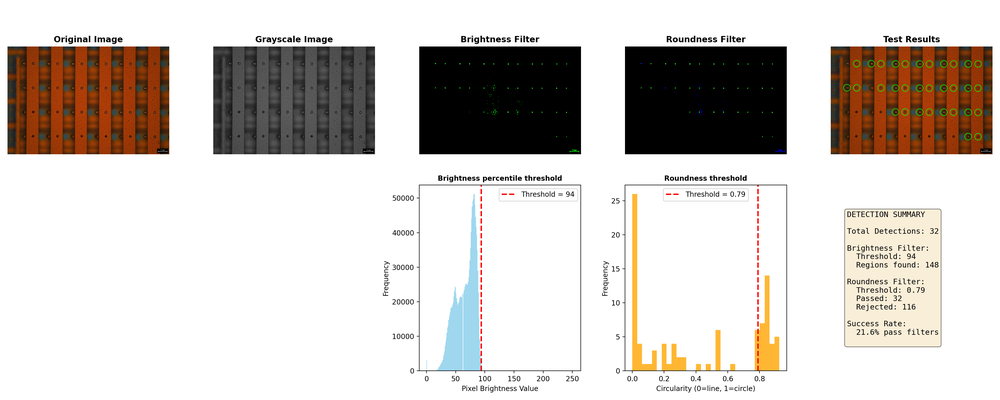
#> input picture img/analysis_example.png, 1000 x 400 px, shrunk from 4000 x 1600 before the run; its folder holds only this picture in this run
$ python etch_detection.py --input img
#> lines starting #> are read from the running program, lines starting #| are printed output that depends on the picture
import argparse
from pathlib import Path

import cv2
import matplotlib.pyplot as plt
import numpy as np


def load_image(image_path: Path):
    img = cv2.imread(str(image_path))
    if img is None:
        raise ValueError(f"Could not read image: {image_path}")
    gray = cv2.cvtColor(img, cv2.COLOR_BGR2GRAY)
    return img, gray


def detect_etchings(image_path: Path, brightness_percentile: float, circularity_threshold: float):
    img, gray = load_image(image_path)

    # brightness threshold determination
    hist = cv2.calcHist([gray], [0], None, [256], [0, 256]).flatten()
    cdf = np.cumsum(hist) / np.sum(hist)
    threshold_idx = np.searchsorted(cdf, brightness_percentile)
    brightness_threshold = int(threshold_idx)

    # apply brightness threshold and find contours
    binary_brightness = cv2.threshold(gray, brightness_threshold, 255, cv2.THRESH_BINARY)[1]
    contours_bright, _ = cv2.findContours(
        binary_brightness, cv2.RETR_EXTERNAL, cv2.CHAIN_APPROX_SIMPLE
    )

    # compute circularity values for all bright contours
    circular_etchings = []
    circularity_values = []
    for cnt in contours_bright:
        area = cv2.contourArea(cnt)
        perimeter = cv2.arcLength(cnt, True)
        if perimeter == 0:
            continue
        circularity = 4 * np.pi * area / (perimeter ** 2)
        circularity_values.append(circularity)
        if circularity > circularity_threshold:
            circular_etchings.append({
                "contour": cnt,
                "circularity": circularity,
                "area": area,
            })

    # also build filter images that will be useful later
    img_brightness_filter = cv2.cvtColor(binary_brightness, cv2.COLOR_GRAY2BGR)
    cv2.drawContours(img_brightness_filter, contours_bright, -1, (0, 255, 0), 2)

    img_roundness_filter = cv2.cvtColor(binary_brightness, cv2.COLOR_GRAY2BGR)
    # draw all bright contours in red so they are visible on dark background
    cv2.drawContours(img_roundness_filter, contours_bright, -1, (0, 0, 255), 2)
    # overlay circular detections in green
    for etch in circular_etchings:
        cv2.drawContours(img_roundness_filter, [etch["contour"]], -1, (0, 255, 0), 2)

    return {
        "image_path": image_path,
        "img": img,
        "gray": gray,
        "hist": hist,
        "cdf": cdf,
        "brightness_threshold": brightness_threshold,
        "binary_brightness": binary_brightness,
        "contours_bright": contours_bright,
        "circular_etchings": circular_etchings,
        "circularity_values": circularity_values,
        "circularity_threshold": circularity_threshold,
        "brightness_percentile": brightness_percentile,
        "img_brightness_filter": img_brightness_filter,
        "img_roundness_filter": img_roundness_filter,
    }


def create_test_results_image(image_path: Path = None, brightness_percentile: float = None, circularity_threshold: float = None, data: dict = None):
    """Return an image with circles drawn at detected etchings and the data dict.

    Either ``data`` may be provided directly (preferred when already computed),
    or ``image_path`` along with the thresholds are required and ``data`` will
    be computed internally.
    """
    if data is None:
        if image_path is None:
            raise ValueError("Either data or image_path must be supplied")
        data = detect_etchings(image_path, brightness_percentile, circularity_threshold)
    img_results = data["img"].copy()

    for etch in data["circular_etchings"]:
        M = cv2.moments(etch["contour"])
        if M["m00"] != 0:
            cx = int(M["m10"] / M["m00"])
            cy = int(M["m01"] / M["m00"])
            cv2.circle(img_results, (cx, cy), 32, (0, 255, 0), 4)

    return img_results, data


def create_analysis_report_image(data, show_success_rate: bool = True):
    """Build a composite figure summarizing the detection pipeline.

    Parameters
    ----------
    data : dict
        The dictionary returned by :func:`detect_etchings`.
    show_success_rate : bool
        If False, the "Success Rate" line is omitted from the DETECTION SUMMARY
        text (used when generating the final analysis image requested by the user).
    """
    fig, axes = plt.subplots(2, 5, figsize=(20, 8))

    axes[0, 0].imshow(cv2.cvtColor(data["img"], cv2.COLOR_BGR2RGB))
    axes[0, 0].set_title("Original Image", fontsize=12, fontweight="bold")
    axes[0, 0].axis("off")

    axes[0, 1].imshow(data["gray"], cmap="gray")
    axes[0, 1].set_title("Grayscale Image", fontsize=12, fontweight="bold")
    axes[0, 1].axis("off")

    img_brightness_filter = cv2.cvtColor(data["binary_brightness"], cv2.COLOR_GRAY2BGR)
    cv2.drawContours(img_brightness_filter, data["contours_bright"], -1, (0, 255, 0), 2)
    axes[0, 2].imshow(cv2.cvtColor(img_brightness_filter, cv2.COLOR_BGR2RGB))
    axes[0, 2].set_title("Brightness Filter", fontsize=12, fontweight="bold")
    axes[0, 2].axis("off")

    img_roundness_filter = cv2.cvtColor(data["binary_brightness"], cv2.COLOR_GRAY2BGR)
    cv2.drawContours(img_roundness_filter, data["contours_bright"], -1, (255, 0, 0), 2)
    for etch in data["circular_etchings"]:
        cv2.drawContours(img_roundness_filter, [etch["contour"]], -1, (0, 255, 0), 2)
    axes[0, 3].imshow(cv2.cvtColor(img_roundness_filter, cv2.COLOR_BGR2RGB))
    axes[0, 3].set_title("Roundness Filter", fontsize=12, fontweight="bold")
    axes[0, 3].axis("off")

    img_results = data["img"].copy()
    for etch in data["circular_etchings"]:
        M = cv2.moments(etch["contour"])
        if M["m00"] != 0:
            cx = int(M["m10"] / M["m00"])
            cy = int(M["m01"] / M["m00"])
            cv2.circle(img_results, (cx, cy), 32, (0, 255, 0), 4)
    axes[0, 4].imshow(cv2.cvtColor(img_results, cv2.COLOR_BGR2RGB))
    axes[0, 4].set_title("Test Results", fontsize=12, fontweight="bold")
    axes[0, 4].axis("off")

    axes[1, 0].axis("off")
    axes[1, 1].axis("off")

    axes[1, 2].hist(data["gray"].flatten(), bins=256, alpha=0.8, color="skyblue")
    axes[1, 2].axvline(
        x=data["brightness_threshold"],
        color="red",
        linestyle="--",
        linewidth=2,
        label=f"Threshold = {data['brightness_threshold']}",
    )
    axes[1, 2].set_title("Brightness percentile threshold", fontsize=10, fontweight="bold")
    axes[1, 2].set_xlabel("Pixel Brightness Value")
    axes[1, 2].set_ylabel("Frequency")
    axes[1, 2].legend()

    axes[1, 3].hist(data["circularity_values"], bins=30, alpha=0.8, color="orange")
    axes[1, 3].axvline(
        x=data["circularity_threshold"],
        color="red",
        linestyle="--",
        linewidth=2,
        label=f"Threshold = {data['circularity_threshold']}",
    )
    axes[1, 3].set_title("Roundness threshold", fontsize=10, fontweight="bold")
    axes[1, 3].set_xlabel("Circularity (0=line, 1=circle)")
    axes[1, 3].set_ylabel("Frequency")
    axes[1, 3].legend()

    total_contours = len(data["contours_bright"])
    total_circular = len(data["circular_etchings"])
    pass_rate = (total_circular / total_contours * 100) if total_contours else 0.0

    # build summary text; optionally omit success rate
    summary_text = [
        "DETECTION SUMMARY\n\n",
        f"Total Detections: {total_circular}\n\n",
        "Brightness Filter:\n",
        f"  Threshold: {data['brightness_threshold']}\n",
        f"  Regions found: {total_contours}\n\n",
        "Roundness Filter:\n",
        f"  Threshold: {data['circularity_threshold']}\n",
        f"  Passed: {total_circular}\n",
        f"  Rejected: {total_contours - total_circular}\n\n",
    ]
    if show_success_rate:
        summary_text.append("Success Rate:\n")
        summary_text.append(f"  {pass_rate:.1f}% pass filters\n")
    summary_text = "".join(summary_text)

    axes[1, 4].axis("off")
    axes[1, 4].text(
        0.1,
        0.5,
        summary_text,
        fontsize=11,
        verticalalignment="center",
        family="monospace",
        bbox=dict(boxstyle="round", facecolor="wheat", alpha=0.5),
    )

    plt.tight_layout()
    return fig


def process_image(image_path: Path, output_dir: Path, brightness_percentile: float, circularity_threshold: float):
    """Run the full pipeline for a single image and write out all intermediate files.

    The output directory is created if necessary. The following files are
    produced:

      * original.png                (original color image)
      * grayscale.png               (grayscale conversion)
      * hist_brightness.png         (gray histogram with threshold line)
      * brightness_filter.png       (binary brightness filter with contours)
      * hist_roundness.png          (circularity histogram with threshold)
      * roundness_filter.png        (same filter image annotated with passed etchings)
      * test_results.png            (original image annotated with detection circles)
      * analysis.png                (composite report without success rate line)

    """
    output_dir.mkdir(parents=True, exist_ok=True)

    # perform detection once
    data = detect_etchings(image_path, brightness_percentile, circularity_threshold)
    img_results, _ = create_test_results_image(data=data)

    # save basic images
    cv2.imwrite(str(output_dir / "original.png"), data["img"])
    cv2.imwrite(str(output_dir / "grayscale.png"), data["gray"])

    # brightness filter image created earlier in detect_etchings
    cv2.imwrite(str(output_dir / "brightness_filter.png"), data["img_brightness_filter"])

    # roundness filter
    cv2.imwrite(str(output_dir / "roundness_filter.png"), data["img_roundness_filter"])

    # test results
    cv2.imwrite(str(output_dir / "test_results.png"), img_results)

    # histograms using matplotlib
    # brightness histogram
    fig, ax = plt.subplots()
    ax.hist(data["gray"].flatten(), bins=256, alpha=0.8, color="skyblue")
    ax.axvline(
        x=data["brightness_threshold"],
        color="red", linestyle="--", linewidth=2,
        label=f"Threshold = {data['brightness_threshold']}"
    )
    ax.set_title("Brightness percentile threshold")
    ax.set_xlabel("Pixel Brightness Value")
    ax.set_ylabel("Frequency")
    ax.legend()
    fig.savefig(str(output_dir / "hist_brightness.png"), dpi=150)
    plt.close(fig)

    # roundness histogram
    fig, ax = plt.subplots()
    ax.hist(data["circularity_values"], bins=30, alpha=0.8, color="orange")
    ax.axvline(
        x=data["circularity_threshold"],
        color="red", linestyle="--", linewidth=2,
        label=f"Threshold = {data['circularity_threshold']}"
    )
    ax.set_title("Roundness threshold")
    ax.set_xlabel("Circularity (0=line, 1=circle)")
    ax.set_ylabel("Frequency")
    ax.legend()
    fig.savefig(str(output_dir / "hist_roundness.png"), dpi=150)
    plt.close(fig)

    # full analysis composite without success rate
    fig = create_analysis_report_image(data, show_success_rate=False)
    fig.savefig(str(output_dir / "analysis.png"), dpi=200)
    plt.close(fig)

    return {
        "original": output_dir / "original.png",
        "grayscale": output_dir / "grayscale.png",
        "hist_brightness": output_dir / "hist_brightness.png",
        "brightness_filter": output_dir / "brightness_filter.png",
        "hist_roundness": output_dir / "hist_roundness.png",
        "roundness_filter": output_dir / "roundness_filter.png",
        "test_results": output_dir / "test_results.png",
        "analysis": output_dir / "analysis.png",
    }


def collect_images(input_path: Path):
    if input_path.is_dir():
        exts = {".png", ".jpg", ".jpeg", ".tif", ".tiff", ".bmp"}
        return [p for p in sorted(input_path.iterdir()) if p.suffix.lower() in exts]
    return [input_path]


def main():
    parser = argparse.ArgumentParser(description="Etch detection batch runner")
    parser.add_argument("--input", required=True, help="Image path or folder")
    parser.add_argument("--output-dir", default="results", help="Results root folder")
    parser.add_argument("--brightness", type=float, default=0.999, help="Brightness percentile")
    parser.add_argument("--roundness", type=float, default=0.65, help="Circularity threshold")
    args = parser.parse_args()

    input_path = Path(args.input)
    output_root = Path(args.output_dir)
    images = collect_images(input_path)

    if not images:
        raise ValueError(f"No images found at: {input_path}")

    for image_path in images:
        image_folder = output_root / image_path.stem
        process_image(image_path, image_folder, args.brightness, args.roundness)
#> in load_image, img is the input picture: shape (400, 1000, 3); mean B, G, R 197.2, 202.2, 208.4
#> in load_image, `gray = cv2.cvtColor(img, cv2.COLOR_BGR2GRAY)`:
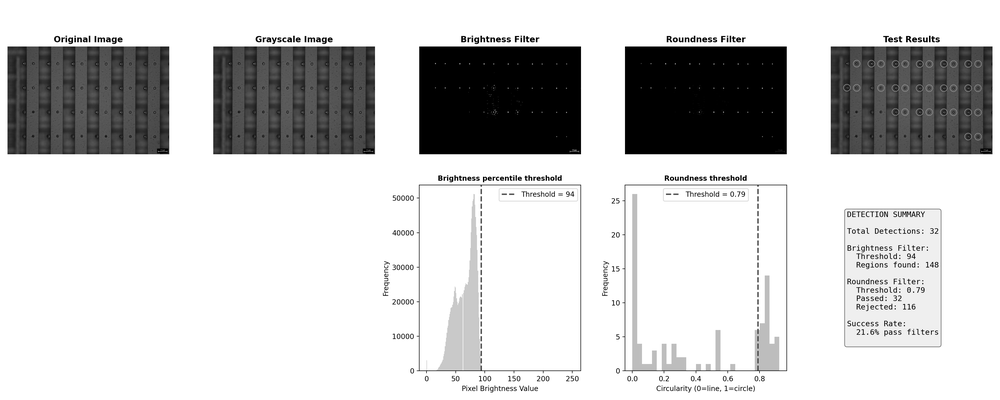
#> gray: shape (400, 1000); min 0, max 255, mean 203.5
#> in detect_etchings, `hist = cv2.calcHist([gray], [0], None, [256], [0, 256]).flatten()`: hist = 256 values, max 270827 at index 255, min 20 at index 11, mean 1562.5
#> in detect_etchings, `cdf = np.cumsum(hist) / np.sum(hist)`: cdf = 256 values from 0.0805 to 1
#> in detect_etchings, `threshold_idx = np.searchsorted(cdf, brightness_percentile)`: threshold_idx = 255
#> in detect_etchings, `binary_brightness = cv2.threshold(gray, brightness_threshold, 255, cv2..`: binary_brightness: shape (400, 1000); every value is 0
#> in detect_etchings, `contours_bright, _ = cv2.findContours( binary_brightness, cv2.RETR_EXT..`: contours_bright = []
#> in detect_etchings, `img_brightness_filter = cv2.cvtColor(binary_brightness, cv2.COLOR_GRAY..`: img_brightness_filter: shape (400, 1000, 3); every value is 0
#> in process_image, `data = detect_etchings(image_path, brightness_percentile, circularity_..`: data = 14 items
#> in process_image, `fig.savefig(str(output_dir / "hist_brightness.png"), dpi=150)`:
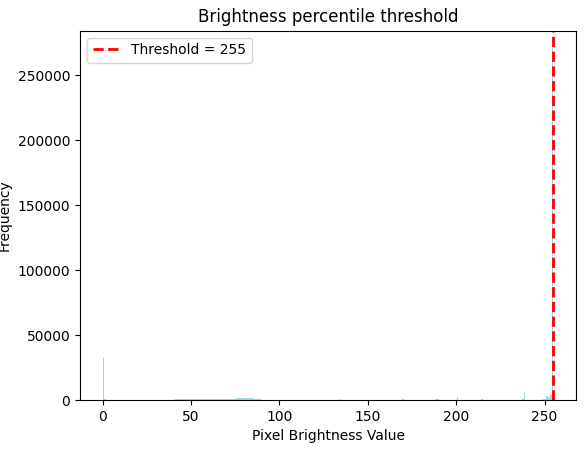
#> figure drawn by matplotlib, 1 panel; tallest bar 270827 high, from x = 254 to 255
#> in process_image, `fig.savefig(str(output_dir / "hist_roundness.png"), dpi=150)`:
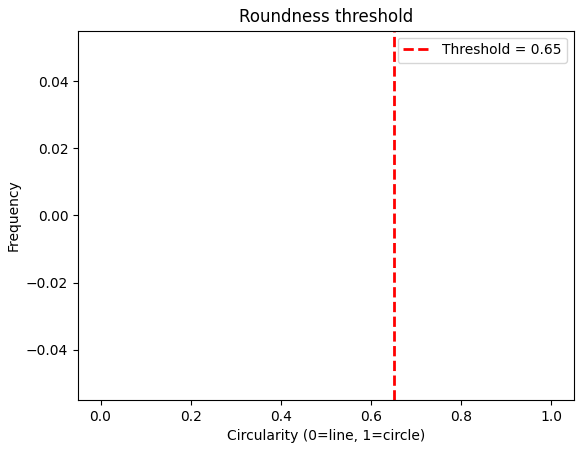
#> figure drawn by matplotlib, 1 panel
#> in create_analysis_report_image, `total_contours = len(data["contours_bright"])`: total_contours = 0
#> in process_image, `fig.savefig(str(output_dir / "analysis.png"), dpi=200)`:
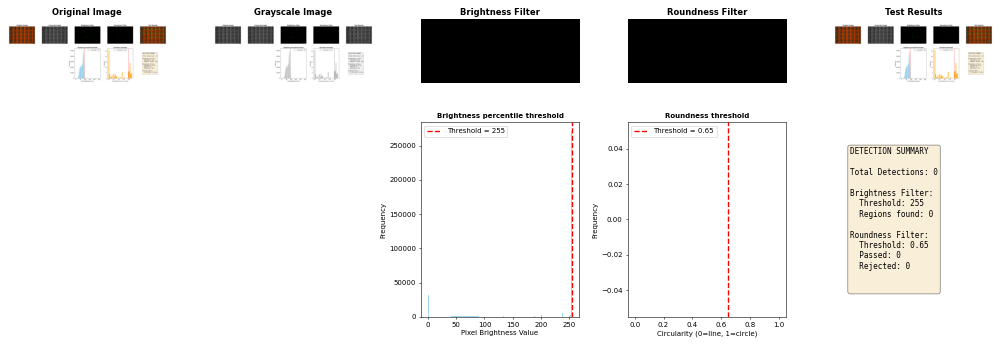
#> figure drawn by matplotlib, 7 panels; panel 6: tallest bar 270827 high, from x = 254 to 255
        print(f"Processed: {image_path} -> {image_folder}")


if __name__ == "__main__":
    main()
